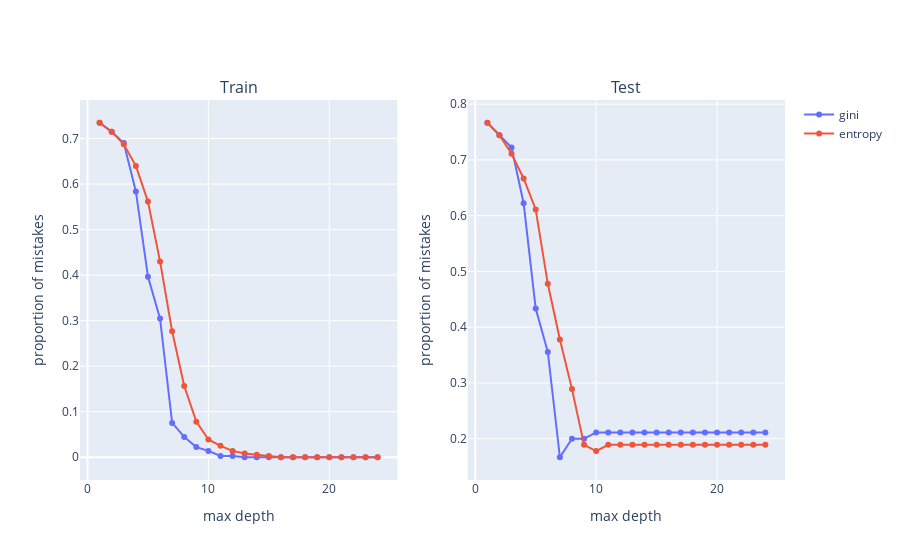

Notebook code cell kept with this figure:
### Code cell
# plot of proportions of mistakes

# params
range_depth = np.arange(1, 25)
X, y = data[:, :2], data[:, -1]

# split data
X_train, X_test, y_train, y_test = train_test_split(
    X, y,
    test_size=.2,
    random_state=12365478
)

dict_error = {
    "gini": {"train": [], "test": [], "color": "#636EFA"},
    "entropy": {"train": [], "test": [], "color": "#EF553B"},
}

dict_data = {
    "train": {"X": X_train, "y": y_train},
    "test": {"X": X_test, "y": y_test}
}

for depth in range_depth:
    for impurity_measure in dict_error:
        # init / fit model
        classifier = DecisionTreeClassifier(
            criterion=impurity_measure,
            max_depth=depth,
            random_state=0
        )
        classifier.fit(X_train, y_train)

        for error_type, Xy in dict_data.items():
            y_true = Xy["y"]
            y_predicted = classifier.predict(Xy["X"])

            # compute / store error
            error = 1 - accuracy_score(y_true, y_predicted)
            dict_error[impurity_measure][error_type].append(error)

# plot
fig = make_subplots(
    rows=1, cols=2,
    subplot_titles=["Train", "Test"]
)

for i, error_type in enumerate(["train", "test"]):
    for impurity_measure in ["gini", "entropy"]:
        fig.add_trace(
            go.Scatter(
                x=range_depth,
                y=dict_error[impurity_measure][error_type],
                marker_color=dict_error[impurity_measure]["color"],
                name=impurity_measure,
                mode="lines+markers",
                showlegend=True if i == 0 else False
            ),
            row=1, col=i+1
        )

        fig.update_xaxes(
            title="max depth", 
            row=1, col=i+1
        )

        fig.update_yaxes(
            title="proportion of mistakes", 
            row=1, col=i+1
        )

fig.show()

### Figure 1 — Plotly figure (JSON) as saved in the notebook; plotly's stock layout.template omitted (floating-point values rounded to 4 significant figures)
{"data": [{"marker": {"color": "#636EFA"}, "mode": "lines+markers", "name": "gini", "showlegend": true, "type": "scatter", "x": [1, 2, 3, 4, 5, 6, 7, 8, 9, 10, 11, 12, 13, 14, 15, 16, 17, 18, 19, 20, 21, 22, 23, 24], "xaxis": "x", "y": [0.7346, 0.7151, 0.6899, 0.5838, 0.3966, 0.3045, 0.07542, 0.04469, 0.02235, 0.01397, 0.002793, 0.002793, 0, 0, 0, 0, 0, 0, 0, 0, 0, 0, 0, 0], "yaxis": "y"}, {"marker": {"color": "#EF553B"}, "mode": "lines+markers", "name": "entropy", "showlegend": true, "type": "scatter", "x": [1, 2, 3, 4, 5, 6, 7, 8, 9, 10, 11, 12, 13, 14, 15, 16, 17, 18, 19, 20, 21, 22, 23, 24], "xaxis": "x", "y": [0.7346, 0.7151, 0.6872, 0.6397, 0.5615, 0.4302, 0.2765, 0.1564, 0.07821, 0.03911, 0.02514, 0.01397, 0.00838, 0.005587, 0.002793, 0, 0, 0, 0, 0, 0, 0, 0, 0], "yaxis": "y"}, {"marker": {"color": "#636EFA"}, "mode": "lines+markers", "name": "gini", "showlegend": false, "type": "scatter", "x": [1, 2, 3, 4, 5, 6, 7, 8, 9, 10, 11, 12, 13, 14, 15, 16, 17, 18, 19, 20, 21, 22, 23, 24], "xaxis": "x2", "y": [0.7667, 0.7444, 0.7222, 0.6222, 0.4333, 0.3556, 0.1667, 0.2, 0.2, 0.2111, 0.2111, 0.2111, 0.2111, 0.2111, 0.2111, 0.2111, 0.2111, 0.2111, 0.2111, 0.2111, 0.2111, 0.2111, 0.2111, 0.2111], "yaxis": "y2"}, {"marker": {"color": "#EF553B"}, "mode": "lines+markers", "name": "entropy", "showlegend": false, "type": "scatter", "x": [1, 2, 3, 4, 5, 6, 7, 8, 9, 10, 11, 12, 13, 14, 15, 16, 17, 18, 19, 20, 21, 22, 23, 24], "xaxis": "x2", "y": [0.7667, 0.7444, 0.7111, 0.6667, 0.6111, 0.4778, 0.3778, 0.2889, 0.1889, 0.1778, 0.1889, 0.1889, 0.1889, 0.1889, 0.1889, 0.1889, 0.1889, 0.1889, 0.1889, 0.1889, 0.1889, 0.1889, 0.1889, 0.1889], "yaxis": "y2"}], "layout": {"annotations": [{"font": {"size": 16}, "showarrow": false, "text": "Train", "x": 0.225, "xanchor": "center", "xref": "paper", "y": 1, "yanchor": "bottom", "yref": "paper"}, {"font": {"size": 16}, "showarrow": false, "text": "Test", "x": 0.775, "xanchor": "center", "xref": "paper", "y": 1, "yanchor": "bottom", "yref": "paper"}], "xaxis": {"anchor": "y", "domain": [0, 0.45], "title": {"text": "max depth"}}, "xaxis2": {"anchor": "y2", "domain": [0.55, 1], "title": {"text": "max depth"}}, "yaxis": {"anchor": "x", "domain": [0, 1], "title": {"text": "proportion of mistakes"}}, "yaxis2": {"anchor": "x2", "domain": [0, 1], "title": {"text": "proportion of mistakes"}}}}
